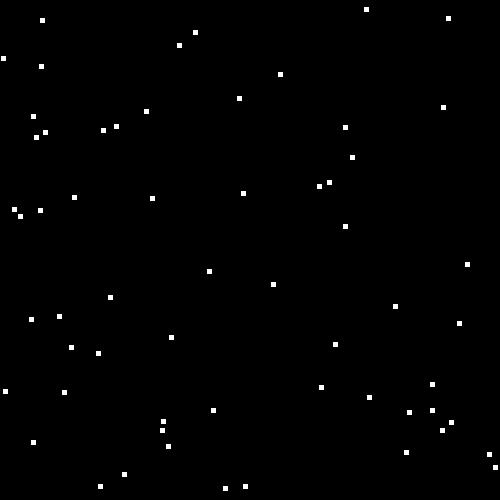
#> input picture dots/image_1.jpg, 500 x 500 px; its folder holds only this picture in this run
$ jupyter execute --allow-errors 'DBSCAN vs Convolutional Clustering.ipynb'
#> lines starting #> are read from the running program, lines starting #| are printed output that depends on the picture; after the words box and inside, x2 and y2 are one past the last pixel; in counts of white or black regions, pixels touching at a corner belong together; long printed decimals are rounded
#> further down, img is the input picture: shape (500, 500, 3); min 0, max 255, mean 1.6
#> the loop `for j, l in enumerate([1, 2, 3]):` made 3 passes
#> pass 1, in filter_image, `filtered_img = img.copy()`:
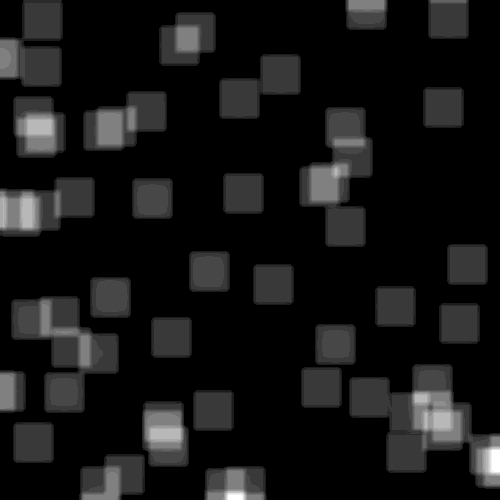
#> filtered_img: shape (500, 500); min 0, max 255, mean 22
#> pass 1, `img2, filtered_img, img_cluster, t = filter_image(img, kernel_type=ker..`:
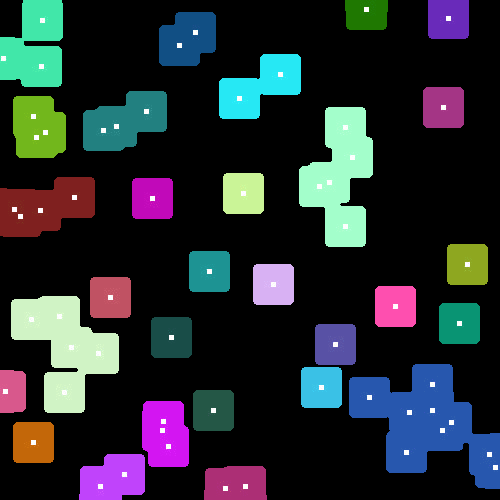
#> img_cluster: shape (500, 500, 4); mean R, G, B, A 37.8, 43.7, 48.9, 255
#> after the loop `for j, l in enumerate([1, 2, 3]):`:
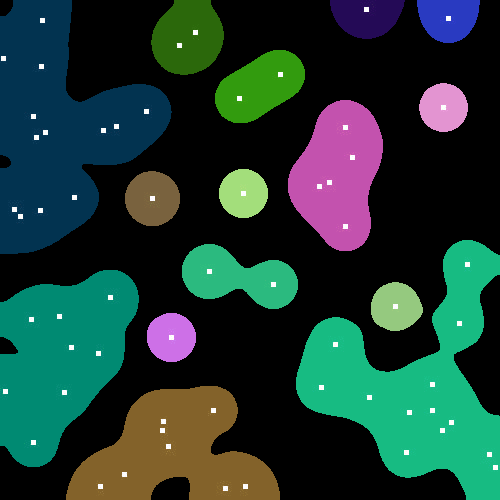
#> img_cluster: shape (500, 500, 4); mean R, G, B, A 29.2, 58.5, 50.7, 255
#> after the loop `for j, l in enumerate([1, 2, 3]):`: times = [0.054, 0.0322, 0.0425]
#| Average computational time: 0.04289
[cell 1]
import numpy as np
import cv2
import matplotlib.pyplot as plt
import time

## About the code

We introduce a novel clustering approach for two-feature data using convolutions. By leveraging convolutions' ability to capture complex patterns, we identify dense regions, enhancing cluster assignment accuracy. Compared to DBSCAN, our algorithm demonstrates improved performance in capturing intricate spatial dependencies. This research contributes to advancing data analysis and pattern recognition techniques.

[cell 2]
# --------- SHOW IMAGE -----------------------------------------------------------------------------------------------------
def show_img(x, ax=None, figsize=(5, 5), title=None):
    if ax is None:
        fig = plt.figure(figsize=figsize)
        ax = plt.axes()

    if len(x.shape) == 3 and x.shape[2] == 3:
        # Immagine a colori (BGR)
        ax.imshow(cv2.cvtColor(x, cv2.COLOR_BGR2RGB))
    else:
        # Immagine in scala di grigi
        ax.imshow(x, cmap='gray')

    if title:
        ax.set_title(title)


def create_gaussian_kernel(size, sigma):
    # Calcola il filtro gaussiano unidimensionale
    gaussian_1d = cv2.getGaussianKernel(size, sigma)

    # Calcola il prodotto esterno per ottenere il filtro gaussiano bidimensionale
    gaussian_kernel = np.outer(gaussian_1d, gaussian_1d)

    return gaussian_kernel

def generate_colors(num_clusters):
    colors = [tuple(np.random.randint(0, 255, 3)) for x in range(num_clusters)]
    return np.array(colors).tolist()


def filter_image(img, kernel_type='mean', sigma=50, size=3, ratio_scaler=0.75, loops=1, THR=125,
                 draw_type = 'line', thickness=2, radius=5,
                 show=True):
    start = time.time()
    original_img = img.copy()
    img = cv2.cvtColor(img, cv2.COLOR_BGR2GRAY)

    # kernel (size x size)
    if kernel_type == 'mean':
        kernel = np.ones((size, size), np.float32) / int(size ** 2)
    elif kernel_type == 'gaussian':
        kernel = create_gaussian_kernel(size, sigma)
    else:
        raise ValueError('Wrong kernel_type chosen.')

    for i in range(loops):
        # Apply filter
        img = cv2.filter2D(img, -1, kernel)

        # Normalize at 255
        MAX = np.max(img)
        ratio = (255 * ratio_scaler) / MAX
        img = img * ratio
        img = np.round(img).astype(np.uint8)
        img = cv2.convertScaleAbs(img)

        # Apply THR
        img[img < THR] = 0

    filtered_img = img.copy()

    img_cluster = cv2.cvtColor(original_img, cv2.COLOR_BGR2BGRA)
    contours, _ = cv2.findContours(img, cv2.RETR_EXTERNAL, cv2.CHAIN_APPROX_SIMPLE)

    if draw_type == 'line':
        centers = []
        for i, contour in enumerate(contours):
            # Compute center
            moments = cv2.moments(contour)
            if moments['m00'] != 0:
                center_x = int(moments['m10'] / moments['m00'])
                center_y = int(moments['m01'] / moments['m00'])
                centers.append([center_x, center_y])
                cv2.circle(img_cluster, (center_x, center_y), radius, (0, 0, 255), -1)
                # Draw contour
                cv2.drawContours(img_cluster, [contour], -1, (0, 255, 0), thickness)

    elif draw_type == 'area':
        colors = generate_colors(len(contours))
        for i, contour in enumerate(contours):
            fill_color = colors[i]
            # Creazione di un'immagine con canale alfa per il riempimento
            filled_area_with_alpha = np.zeros((img_cluster.shape[0], img_cluster.shape[1], 4), dtype=np.uint8)

            # Riempimento dell'area del contorno con il colore e l'opacità desiderati
            cv2.fillPoly(filled_area_with_alpha, [contour], fill_color)

            # Combinazione dell'immagine con trasparenza con l'immagine cluster utilizzando l'operatore OR
            img_cluster = cv2.bitwise_or(img_cluster, filled_area_with_alpha)
    else:
        raise ValueError('Choose a correct draw_type between \'line\' and \'area\'')
    end = time.time()
    clustering_time = end - start
    if show:
        fig, ax = plt.subplots(1, 3, figsize=(19,6))
        show_img(original_img, ax=ax[0], title='original image')
        show_img(filtered_img, ax=ax[1], title=f'type:{kernel_type}  (k_size:{size}, loops:{loops})')
        show_img(img_cluster, ax=ax[2], title=f'Convolutional Clustering')

    return img, filtered_img, img_cluster, clustering_time

[cell 3]
from PIL import Image

def trova_coordinate_pallini(immagine):
#> called with immagine = 'dots/image_1.jpg'
    img = Image.open(immagine)
    larghezza, altezza = img.size
#> larghezza = 500; altezza = 500
    coordinate_pallini = []

    for y in range(altezza):
        for x in range(larghezza):
            pixel = img.getpixel((x, y))
            if pixel == (255, 255, 255):  # Verifica se il pixel è bianco
                coordinate_pallini.append((x, y))
#> after the loop, coordinate_pallini = 825 pairs, first value 1 to 497, second value 7 to 490
#> `lista = trova_coordinate_pallini(filename)`: lista has the same summary as coordinate_pallini in trova_coordinate_pallini

    return coordinate_pallini

import numpy as np
from sklearn.cluster import DBSCAN
import cv2
from sklearn.neighbors import NearestNeighbors
import matplotlib.pyplot as plt


def find_optimal_eps(coordinates, min_samples):
    # Calcola la distanza media dei punti al punto più vicino
    nbrs = NearestNeighbors(n_neighbors=min_samples).fit(coordinates)
    distances, _ = nbrs.kneighbors(coordinates)
    avg_distances = np.max(distances, axis=1)

    # Calcola la derivata della curva delle distanze medie
    deltas = avg_distances[1:] - avg_distances[:-1]

    # Trova il punto di massima curvatura (gomito)
    kneedle = np.argmax(deltas) + 1

    # Restituisci il valore di eps corrispondente al punto di gomito
    return avg_distances[kneedle]

# [32 lines of commented-out code are left out]


def draw_clusters_on_image(coordinates, image_path, eps, min_samples):
    # Carica l'immagine utilizzando OpenCV
#> called with image_path = 'dots/image_1.jpg', eps = 30, min_samples = 5
    image = cv2.imread(image_path)

    # Estrai le coordinate x e y dalla lista di coordinate
    xy = np.array(coordinates)
#> xy has the same summary as coordinate_pallini in trova_coordinate_pallini

    # Crea un'istanza del modello DBSCAN
    dbscan = DBSCAN(eps=eps, min_samples=min_samples)

    # Esegui il clustering DBSCAN
    clusters = dbscan.fit_predict(xy)
#> clusters = 825 values, max 37 at index 786, min 0 at index 0, mean 19.03

    # Ottieni il numero di cluster trovati
    num_clusters = len(set(clusters)) - (1 if -1 in clusters else 0)
#> num_clusters = 38

    # Genera una lista di colori in base al numero di cluster
    colors = generate_colors(num_clusters)
#> colors = 38 items, first 6: [32, 182, 128], [38, 19, 174], [42, 115, 184], [188, 232, 77], [30, 24, 125], [2, 3, 94]

    # Disegna i punti dei cluster sull'immagine con colori diversi
    for i in range(num_clusters):
        cluster_points = xy[clusters == i]
        color = colors[i]
        for point in cluster_points:
            x, y = point
            cv2.circle(image, (x, y), 5, color, -1)
#> this loop made 38 passes
#> color on passes 1 to 12: [32, 182, 128], [38, 19, 174], [42, 115, 184], [188, 232, 77], [30, 24, 125], [2, 3, 94], [226, 107, 13], [112, 40, 72], [19, 95, 72], [154, 194, 248], [180, 67, 236], [61, 14, 96]
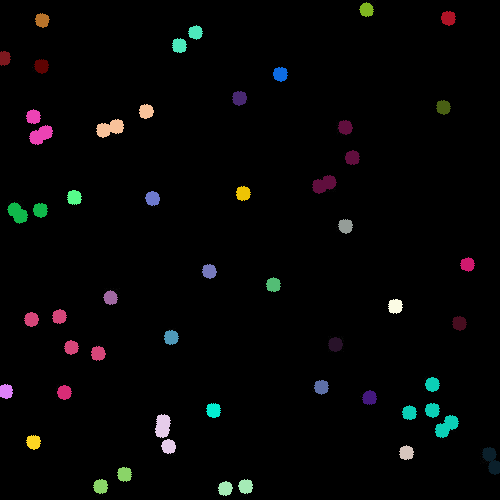
#> image: shape (500, 500, 3); 3.95% of pixels changed, all inside (x1, y1, x2, y2) = (0, 2, 500, 496)

#     show_img(image)
    return image

Load image

#> (a cell that did not finish here is left out)

#> `plt.show()`:
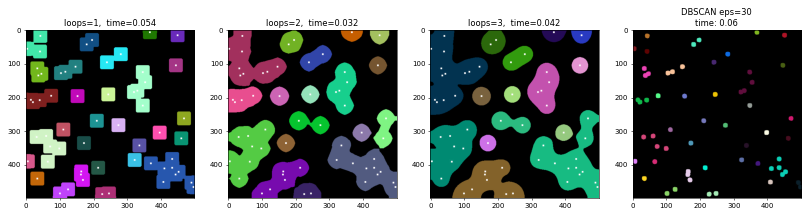
#> figure drawn by matplotlib, 4 panels
#> the loop `for j, l in enumerate([1, 2, 3]):` made 3 passes
#> pass 1, `img2, filtered_img, img_cluster, t = filter_image(img, kernel_type=ker..`:
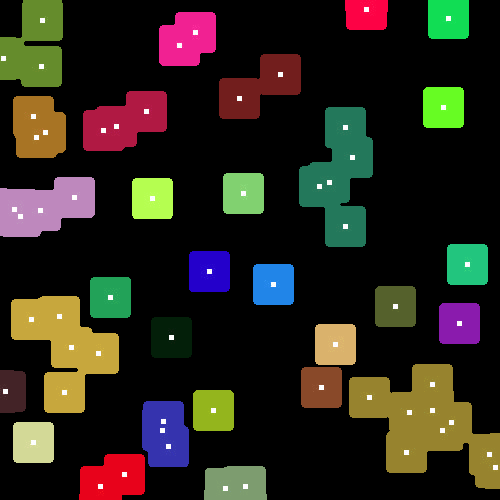
#> img_cluster: shape (500, 500, 4); mean R, G, B, A 42.5, 37.9, 28, 255
#> pass 2, in filter_image (call 5), `filtered_img = img.copy()`:
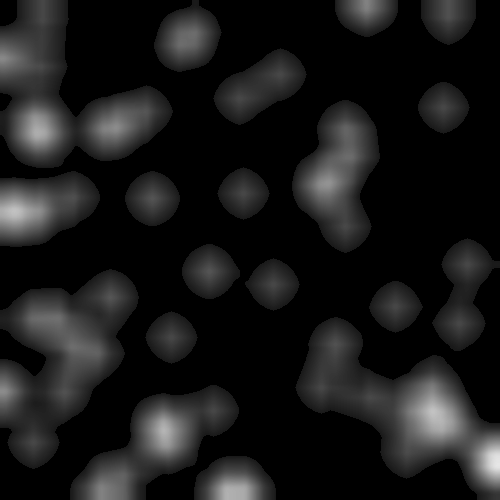
#> filtered_img: shape (500, 500); min 0, max 230, mean 25.3
#> after the loop `for j, l in enumerate([1, 2, 3]):`:
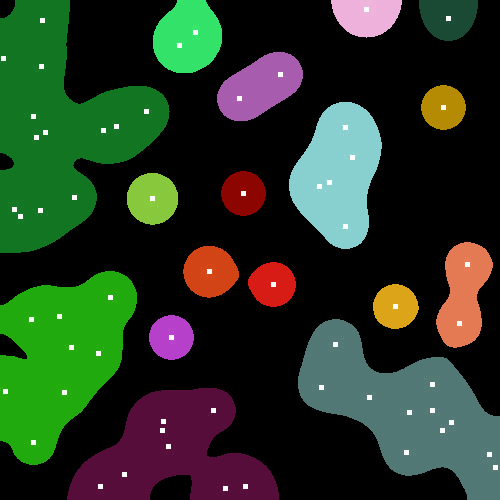
#> img_cluster: shape (500, 500, 4); mean R, G, B, A 39.3, 55.2, 35.3, 255
#> after the loop `for j, l in enumerate([1, 2, 3]):`: times = [0.028, 0.0411, 0.0435]
#| Average computational time: 0.03756
    #---------------------------
    plt.show()

-----------------------------------------------------------------------------

#> (a cell that did not finish here is left out)

    s_db = time.time()
    eps = 30
    DBSCAN_img = draw_clusters_on_image(lista, filename, eps=eps, min_samples=5)
#> call 2 of draw_clusters_on_image, with image_path = 'patterns/image_1.png', eps = 30, min_samples = 5
#> in draw_clusters_on_image (call 2), `colors = generate_colors(num_clusters)`: colors = 38 items, first 6: [51, 158, 181], [58, 171, 55], [252, 252, 18], [173, 87, 193], [70, 234, 53], [48, 94, 59]
#> the loop in draw_clusters_on_image (call 2), `for i in range(num_clusters):` made 38 passes
#> color on passes 1 to 12: [51, 158, 181], [58, 171, 55], [252, 252, 18], [173, 87, 193], [70, 234, 53], [48, 94, 59], [80, 154, 124], [163, 58, 177], [106, 201, 44], [13, 121, 70], [38, 167, 136], [13, 248, 135]
#> after the loop in draw_clusters_on_image (call 2), `for i in range(num_clusters):`:
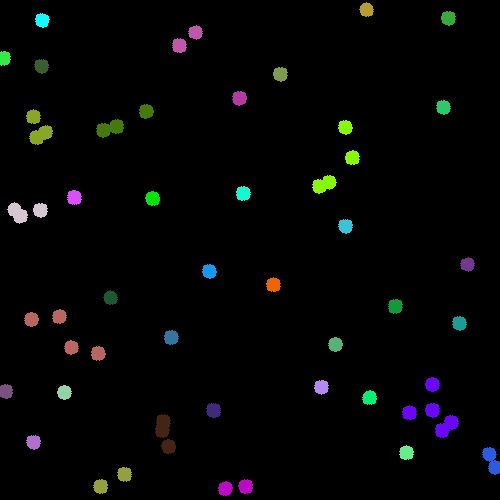
#> image: shape (500, 500, 3); 3.95% of pixels changed, all inside (x1, y1, x2, y2) = (0, 2, 500, 496)
#> `plt.show()`:
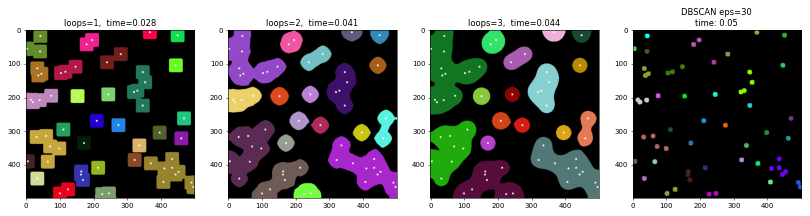
#> figure drawn by matplotlib, 4 panels
    e_db = time.time()
    show_img(DBSCAN_img, ax=ax[3], title=f'DBSCAN eps={eps}\ntime: {np.round(e_db - s_db, 2)}')
    #---------------------------
    plt.show()
